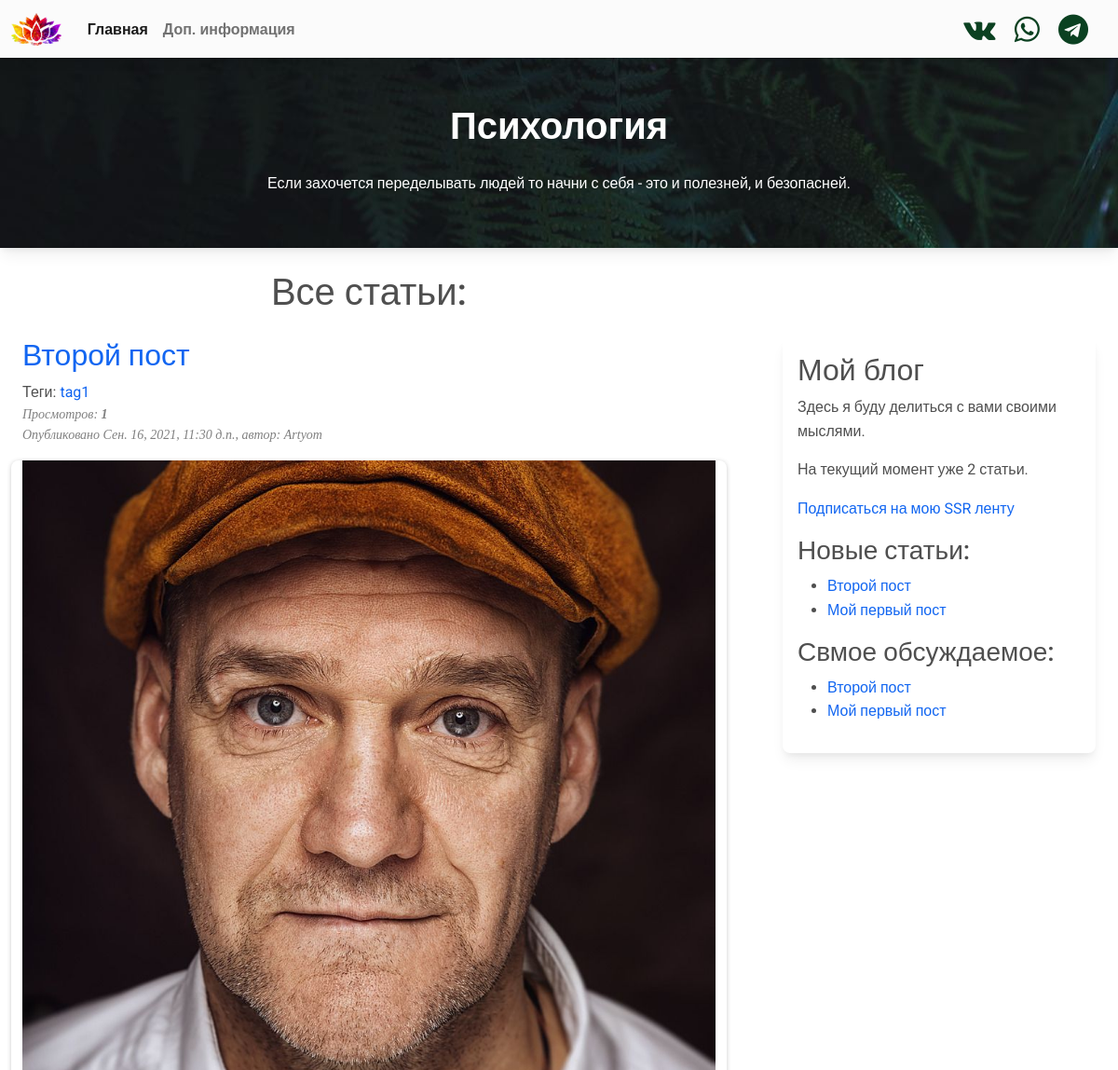
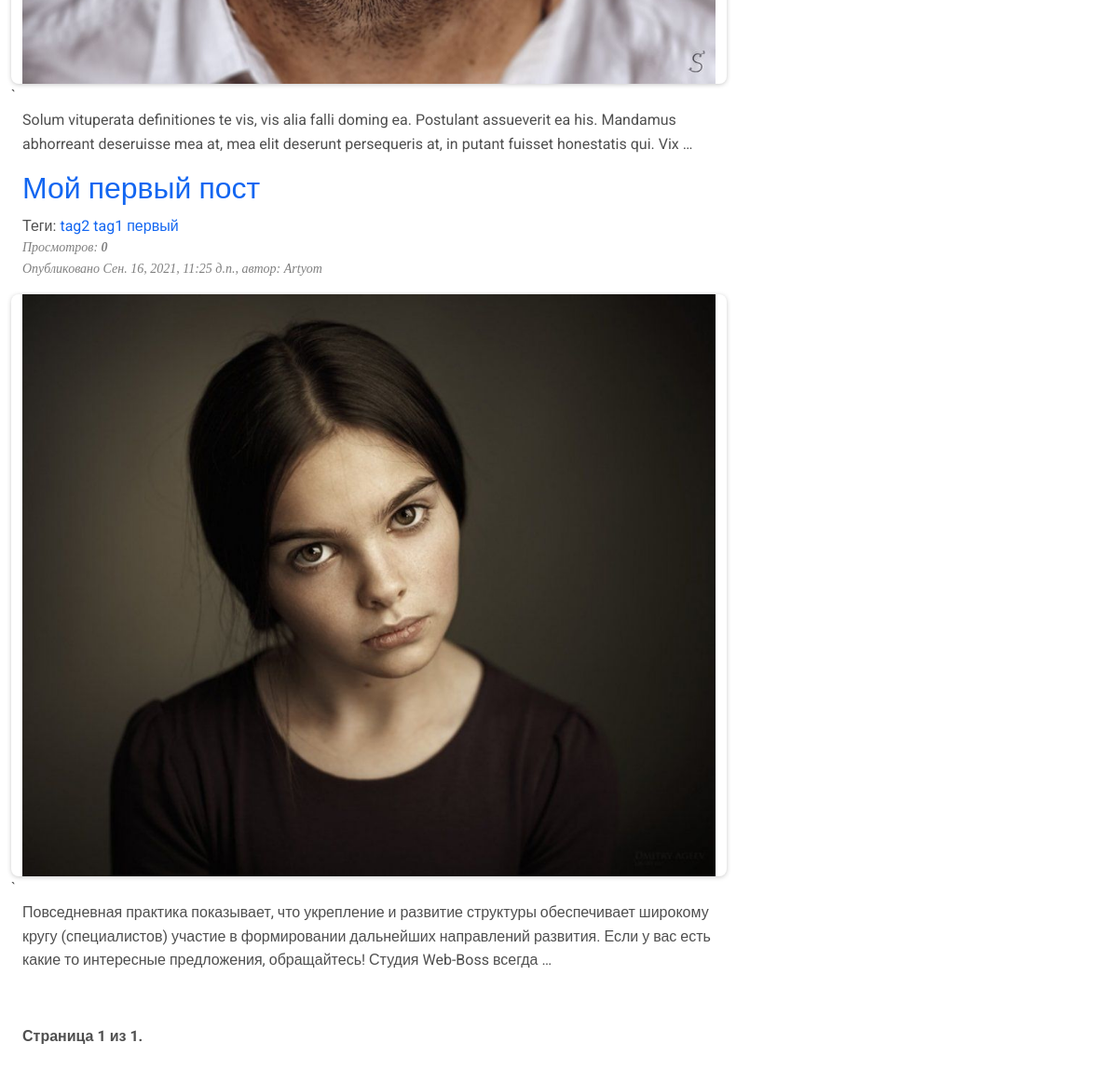
The page / on the database its author committed (2 pictures, top to bottom).
### blog/models.py (models this page shows, shortened)
class Post(models.Model):
    STATUS_CHOIES = (
        ('draft', 'Draft'),
        ('published', 'Published'),
    )
    title = models.CharField(max_length=250)
    slug = models.SlugField(max_length=250, unique_for_date='publish')
    author = models.ForeignKey(User, on_delete=models.CASCADE,
                               related_name='blog_post')
    body = models.TextField()
    publish = models.DateTimeField(default=timezone.now)
    created = models.DateTimeField(auto_now_add=True)
    updated = models.DateTimeField(auto_now=True)
    status = models.CharField(max_length=10, choices=STATUS_CHOIES, default='draft')
    image = models.ImageField()
    views = models.ManyToManyField(Ip, related_name="post_views", blank=True)
    object = models.Manager()
    published = PublishedManager()
    tags = TaggableManager(through=RuTaggedItem)
    class Meta:
        ordering = ('-publish', )
    def get_absolute_url(self):
        return reverse('blog:post_detail', args=[self.publish.year,
                        self.publish.month, self.publish.day, self.slug])
    def total_views(self):
        return self.views.count()

### blog/views.py (the view)
# urls.py: path('', views.post_list, name='post_list'),
def post_list(request, tag_slug=None):
    object_list = Post.published.all()
    tag = None
    if tag_slug:
        tag = get_object_or_404(Tag, slug=tag_slug)
        object_list = object_list.filter(tags__in=[tag])
    paginator = Paginator(object_list, 2)
    page = request.GET.get('page')
    try:
        posts = paginator.page(page)
    except PageNotAnInteger:
        posts = paginator.page(1)
    except EmptyPage:
        posts = paginator.page(paginator.num_pages)
    return render(request, 'blog/post/list.html', {'page': page, 'posts': posts, 'tag': tag})

### blog/models.py (called while the page is built)
    def get_queryset(self):
        return super().get_queryset().filter(status='published')

### blog/templatetags/blog_tags.py (called while the page is built)
@register.simple_tag
def total_posts():
    return Post.published.count()

@register.simple_tag
def get_most_commented_posts(count=5):
    return Post.published.annotate(total_comments=Count('comments')).order_by('-total_comments')[:count]

@register.inclusion_tag('blog/post/latest_posts.html')
def show_latest_posts(count=5):
    latest_posts = Post.published.order_by('-publish')[:count]
    return {'latest_posts': latest_posts}

@register.filter(name='markdown')
def markdown_format(text):
    return mark_safe(markdown.markdown(text))

@register.filter(name='rupluralize')
def rupluralize(value, arg="статья,статьи,статей"):
    args = arg.split(",")
    number = abs(int(value))
    a = number % 10
    b = number % 100
    if (a == 1) and (b != 11):
        return args[0]
    elif (a >= 2) and (a <= 4) and ((b < 10) or (b >= 20)):
        return args[1]
    else:
        return args[2]

### blog/templates/blog/post/list.html (shortened to what this page needs)
{% extends 'blog/base.html' %}
{% load blog_tags %}
{% load static %}
{% block content %}
    <div class="container">
        <selection>
            {% if tag %}
                <h2 class="h1 text-center my-4">Статьи по тэгу "{{ tag.name }}":</h2>
            {% else %}
                <h2 class="h1 text-center my-4">Все статьи:</h2>
            {% endif %}
        </selection>
            {% for post in posts %}
                <div class="row">
                    <div>
                        <h2>
                            <a href="{{ post.get_absolute_url }}">{{ post.title }}</a>
                        </h2>
                        <p class="tags m-0 p-0">
                            Теги:
                            {% for tag in post.tags.all %}
                                <a href="{% url 'blog:post_list_by_tag' tag.slug %}">{{ tag.name }}</a>
                            {% endfor %}
                        </p>
                        <p class="views m-0 p-0">Просмотров: <b>{{ post.total_views }}</b></p>
                        <p class="date">Опубликовано {{ post.publish }}, автор: {{ post.author|title }}</p>
                    </div>
                    <div class="bg-image hover-overlay ripple shadow-1-strong rounded-5 ripple-surface">
                        <img src="{{ post.image.url }}" alt="" class="img-fluid">
                    </div>`
                        {{ post.body|markdown|truncatewords_html:30 }}
                </div>
            {% endfor %}
            {% include 'blog/pagination.html' with page=posts %}
        </div>
{% endblock %}

### blog/templates/blog/slider.html
{% load blog_tags %}
<div class="container mt-lg-5 pt-lg-5" >
    <div id="slider" class="card p-3">
    <h2>Мой блог</h2>
    {% total_posts as total_posts %}
    <p>Здесь я буду делиться с вами своими мыслями.</p>
    <p>На текущий момент уже {{ total_posts }} {{total_posts|rupluralize }}.</p>
    <p><a href="{% url 'blog:post_feed' %}">Подписаться на мою SSR ленту</a></p>
    <h3>Новые статьи:</h3>
    {% show_latest_posts 3 %}
    <h3>Свмое обсуждаемое:</h3>
    {% get_most_commented_posts as most_commented_posts %}
    <ul>
        {% for post in most_commented_posts %}
            <li><a href="{{ post.get_absolute_url }}">{{ post.title }}</a></li>
        {% endfor %}
    </ul>
</div>
</div>

### blog/templates/blog/post/latest_posts.html
<ul>
    {% for post in latest_posts %}
        <li><a href="{{ post.get_absolute_url }}">{{ post.title }}</a></li>
    {% endfor %}
</ul>

### blog/static/css/blog.css (style rules this page uses)
p.date { color:#808080; font-family: georgia, serif; font-size: 14px; font-style: italic; }
p.views { color:#808080; font-family: georgia, serif; font-size: 14px; font-style: italic; }

### rows shown on the page
Post: title "Второй пост", total_views "1", publish "Сен. 16, 2021, 11:30 д.п.", author "Artyom", image (picture), body "Solum vituperata definitiones te vis, vis alia falli doming ea. Postulant assueverit ea his. Mandamus abhorreant deseruisse mea at, mea elit deserunt persequeris at, in putant fuisset honestatis qui. Vix …"
Tag: name "tag1"
Post: title "Мой первый пост", total_views "0", publish "Сен. 16, 2021, 11:25 д.п.", author "Artyom", image (picture), body "Повседневная практика показывает, что укрепление и развитие структуры обеспечивает широкому кругу (специалистов) участие в формировании дальнейших направлений развития. Если у вас есть какие то интересные предложения, обращайтесь! Студия Web-Boss всегда …"
Tag: name "tag2"
Tag: name "первый"

### other values the page prints
{{ page.number }} "1"
{{ page.paginator.num_pages }} "1"
{{ total_posts }} "2"
{{ total_posts|rupluralize }} "статьи"
